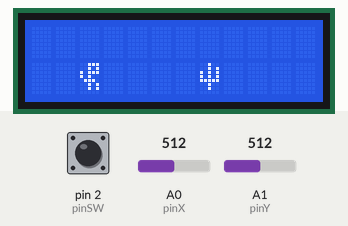
Simulated run of this sketch. Board: Arduino Uno, built with avr-gcc and run on an emulated ATmega328P. On the bench: 12×2 character LCD. Inputs (shaded band) come from the test bench; at power-on: A0 (pinX) = 512, pin 2 (pinSW) HIGH, A1 (pinY) = 512.

Above: at 1.2 s.
1.3 s: A0 (pinX) set to 589
3.5 s: A0 (pinX) set to 618
5.0 s: pin 2 (pinSW) pulled LOW for 0.15 s
At 5.41 s:
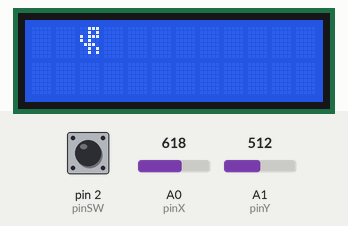
8.1 s: A0 (pinX) set to 590
At 10.6 s:
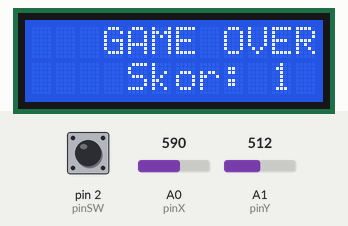
11.1 s: pin 2 (pinSW) pulled LOW for 1 s
At 13.7 s:
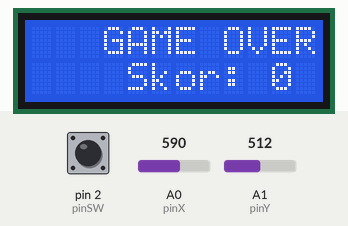
13.9 s: pin 2 (pinSW) pulled LOW for 3.2 s
At 14.4 s:
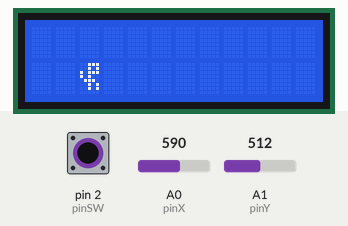
Timing chart, 0 to 16.9 s (numbered marks = the images above; inputs shaded):
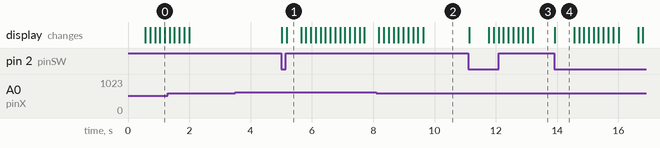

The sketch:

dinosaurgame.ino
```cpp
#include <Wire.h>
#include <LiquidCrystal_I2C.h>

// LCD 1602
// GND ➔ GND Arduino
// VCC ➔ 5V Arduino
// SDA ➔ Pin A4 Arduino
// SCL ➔ Pin A5 Arduino

// Konfigurasi Pin Joystick Baru:
// VRx ➔ Pin A0 Arduino (Untuk deteksi Kiri/Kanan)
// VRy ➔ Pin A1 Arduino (Untuk deteksi Atas/Bawah)
// SW  ➔ Pin 2 Arduino (Untuk tombol klik/Retry)
// VCC ➔ 5V Arduino
// GND ➔ GND Arduino

// Ubah angka 16 menjadi 12 jika layar fisik Anda berukuran 12x2
LiquidCrystal_I2C lcd(0x27, 12, 2);

int pinX = A0;
int pinY = A1;
int pinSW = 2;           // Pin untuk tombol klik joystick

int barisDino = 1;       // 1 = Bawah (Lari), 0 = Atas (Lompat)
int kolomKaktus = 15;    // Ubah ke 11 jika menggunakan LCD 12x2
int skor = 0;

unsigned long waktuLompat = 0;
bool sedangLompat = false;

// Gambar pixel Dinosaurus
byte dino[8] = {
  B00111, B00101, B10111, B10100,
  B01110, B00101, B00101, B00000
};

// Gambar pixel Kaktus
byte kaktus[8] = {
  B00100, B00101, B10101, B10101,
  B11111, B00100, B00100, B00000
};

void setup() {
  pinMode(pinSW, INPUT_PULLUP); // Mengaktifkan resistor internal untuk tombol

  lcd.init();
  lcd.backlight();

  lcd.createChar(0, dino);
  lcd.createChar(1, kaktus);
}

void loop() {
  int nilaiX = analogRead(pinX);
  int nilaiY = analogRead(pinY);

  // Posisi tengah joystick berada di kisaran 512.
  // Jika nilai lebih kecil dari 400 atau lebih besar dari 600,
  // berarti joystick sedang didorong ke arah mana pun.
  bool adaGerakan = (nilaiX < 400 || nilaiX > 600 || nilaiY < 400 || nilaiY > 600);

  // Logika lompat dari segala arah
  if (adaGerakan && !sedangLompat) {
    sedangLompat = true;
    barisDino = 0;
    waktuLompat = millis();
  }

  // Logika gravitasi (Jatuh setelah 450ms)
  if (sedangLompat && millis() - waktuLompat > 450) {
    sedangLompat = false;
    barisDino = 1;
  }

  // Kaktus bergerak mendekat
  kolomKaktus--;
  if (kolomKaktus < 0) {
    kolomKaktus = 15; // Ubah ke 11 jika menggunakan LCD 12x2
    skor++;
  }

  // Deteksi tabrakan
  if (kolomKaktus == 2 && barisDino == 1) {
    lcd.clear();
    lcd.setCursor(3, 0);
    lcd.print("GAME OVER!");
    lcd.setCursor(4, 1);
    lcd.print("Skor: ");
    lcd.print(skor);

    // Sistem terkunci sampai tombol joystick (SW) diklik
    while (true) {
      // LOW berarti tombol sedang ditekan (karena pakai INPUT_PULLUP)
      if (digitalRead(pinSW) == LOW) {
        skor = 0;
        kolomKaktus = 15; // Ubah ke 11 jika menggunakan LCD 12x2
        barisDino = 1;
        sedangLompat = false;
        break; // Keluar dari loop Game Over, mengulang game
      }
      delay(50); // Debounce sederhana agar tidak dobel klik
    }
  }

  // Render ulang layar
  lcd.clear();
  lcd.setCursor(2, barisDino);
  lcd.write((byte)0); // Diberi (byte) agar tidak terbaca sebagai null terminator pada beberapa versi library

  lcd.setCursor(kolomKaktus, 1);
  lcd.write((byte)1);

  lcd.setCursor(13, 0); // Ubah ke posisi 9 jika menggunakan LCD 12x2
  lcd.print(skor);

  delay(150); // Kecepatan game
}
```

Measured:
- after the input at 3.5 s, every drawn part: stays the same
- after the input at 5.0 s, the display: first changes at once (image 1 shows a later state)
- after the input at 11.1 s, the display: first changes at once (image 3 shows a later state)
- after the input at 13.9 s, the display: changes at once (image 4)
- what the display in image 1 shows lasts 0.4 s, from 5.2 s to 5.6 s
- what the display in image 4 shows lasts 0.7 s, from 13.9 s to 14.6 s
